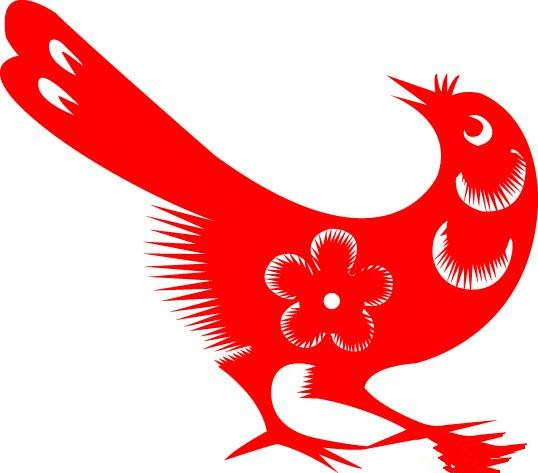
#> input picture datas/paper_cutjpg.jpg, 538 x 473 px
$ jupyter execute '61-轮廓.ipynb'   (shell and % lines are left out)   (older library calls are emulated)
#> lines starting #> are read from the running program, lines starting #| are printed output that depends on the picture; after the words box and inside, x2 and y2 are one past the last pixel; in counts of white or black regions, pixels touching at a corner belong together; long printed decimals are rounded
# 什么是轮廓?

轮廓可以简单地解释为连接所有连续点（沿着边界），具有相同颜色或强度的曲线。 轮廓是形状分析和物体检测和识别的有用工具。

- 为了更好的准确性，使用二进制图像 所以在找到轮廓之前，应用阈值或canny边缘检测。
- findContours函数修改源图像。 所以如果你想要源图像，即使在找到轮廓之后，已经存储到一些其他的变量。
- 在OpenCV中，查找轮廓就像从黑色背景中找到白色物体。 所以记住，要找到的对象应该是白色的，背景应该是黑色的。
让我们看看如何找到二进制图像的轮廓：

[cell 1]
import numpy as np
import cv2
from scipy import ndimage
import matplotlib.pyplot as plt

[cell 2]
src = cv2.cvtColor(cv2.imread('../datas/paper_cutjpg.jpg'),cv2.COLOR_BGR2RGB)
imgray = cv2.imread('../datas/paper_cutjpg.jpg',0)
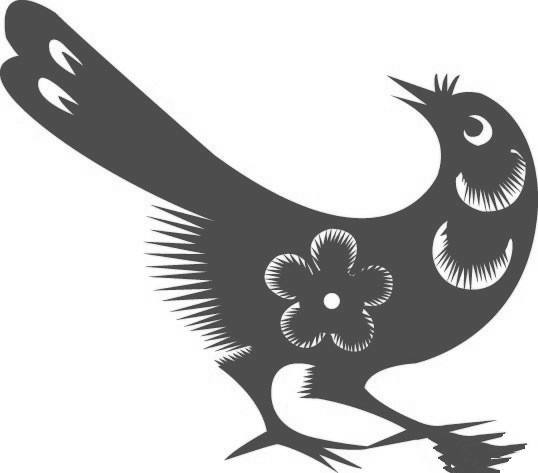
#> imgray: shape (473, 538); min 39, max 255, mean 192.8

[cell 3]
ret,thresh = cv2.threshold(imgray,127,255,0)
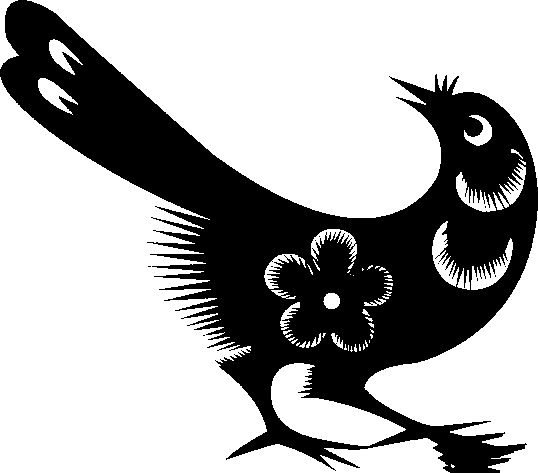
#> thresh: shape (473, 538); 66.3% white; 11 black regions (10 under 20 px)

[cell 4]
image, contours, hierarchy = cv2.findContours(thresh,cv2.RETR_TREE,cv2.CHAIN_APPROX_SIMPLE)
#> contours = 129 contours, 107 with area under 20; largest, box (x1, y1, x2, y2) and area: (0, 77, 450, 473) 70370, (27, 0, 538, 218) 67370, (364, 211, 538, 473) 16190, (271, 363, 406, 446) 4974, (432, 221, 459, 287) 655

[cell 5]
plt.imshow(image,'gray')

# 如何绘制轮廓?

要绘制轮廓，使用cv2.drawContours函数。 它也可以用来绘制任何形状，只要你有它的边界点。 它的第一个参数是源图像，第二个参数是应该作为Python列表传递的轮廓，第三个参数是轮廓的索引（在绘制单个轮廓时有用）绘制所有轮廓，传递-1），剩余的参数是颜色，厚度 等等

绘制图像中的所有轮廓：

img = cv2.drawContours(img, contours, -1, (0,255,0), 3)

绘制第4个轮廓

img = cv2.drawContours(img, contours, 3, (0,255,0), 3)

但大多数时候，下面的方法将是有用的：

cnt = contours[4]

img = cv2.drawContours(img, [cnt], 0, (0,255,0), 3)

最后两个方法是一样的，但是当你向前看时，你会看到最后一个更有用。

[cell 6]
img = cv2.drawContours(src, contours, -1, (0,255,0), 3)
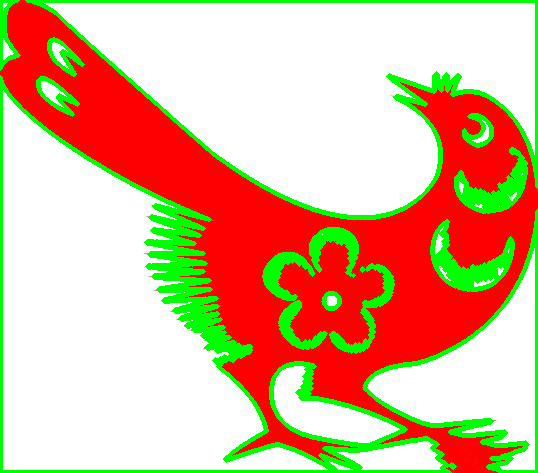
#> img: shape (473, 538, 3); mean R, G, B 218.6, 182.4, 147.9

[cell 7]
plt.imshow(img)

# 轮廓近似法

这是cv2.findContours函数的第三个参数。它实际上代表什么？

以上，我们告诉轮廓是具有相同强度的形状的边界。它存储形状边界的（x，y）坐标。但是它是否存储所有坐标？这是通过这种轮廓逼近法来规定的。

如果您通过cv2.CHAIN_APPROX_NONE，则会存储所有边界点。但实际上我们需要所有的要点吗？例如，您发现一条直线的轮廓。你需要在线上的所有点来表示这一行吗？不，我们只需要这条线的两个终点。这是cv2.CHAIN_APPROX_SIMPLE所做的。它删除所有冗余点并压缩轮廓，从而节省内存。

在矩形下面的图像展示了这种技术。在轮廓数组的所有坐标上绘制一个圆（用蓝色绘制）。第一张图片显示了我用cv2.CHAIN_APPROX_NONE（734分）得到的积分，第二张图像显示了cv2.CHAIN_APPROX_SIMPLE（只有4分）的图像。看，它节省多少内存！

[cell 8]
image, contours, hierarchy = cv2.findContours(thresh,cv2.RETR_TREE,cv2.CHAIN_APPROX_SIMPLE)
img = cv2.drawContours(src, contours, -1, (0,255,0), 3) # -1 表示绘制所有轮廓

[cell 9]
plt.imshow(img)

# 轮廓特征

## 1. Moments

Image moments 可以帮助您计算一些特征，如物体的质心，物体的面积等。查看Image Moments的维基百科页面

函数cv2.moments（）给出了计算的所有moment 值的字典。 见下文：

[cell 10]
ret,thresh = cv2.threshold(imgray,127,255,0)
image,contours,hierarchy = cv2.findContours(thresh, 1, 2)

[cell 11]
cnt = contours[0]
#> cnt = [[334, 470], [335, 469], [336, 470], [335, 471]]
M = cv2.moments(cnt)
#> M = moments, m00 2, centre m10/m00, m01/m00 = (335, 470)
print(M)
#> (printed output is left out)

从这moments，您可以提取有用的数据，如面积，质心等。质心由关系给出， $$C_x = \frac{M_{10}}{M_{00}} and C_y = \frac{M_{01}}{M_{00}}$$

[cell 12]
cx = int(M['m10']/M['m00'])
#> cx = 335
cy = int(M['m01']/M['m00'])
#> cy = 470
print(cx,cy)
#| 335 470

## 2. 轮廓区域

[cell 13]
area = cv2.contourArea(cnt)
#> area = 2
print(area)
#| 2.0

## 3. 轮廓周长

也称为弧长。 可以使用cv2.arcLength（）函数找到它。 第二个参数指定shape是封闭轮廓（如果通过True）或仅仅是曲线。

[cell 14]
perimeter = cv2.arcLength(cnt,True)
#> perimeter = 5.66
print(perimeter)
#| 5.657

$ run again, with datas/animal.jpg copied over datas/paper_cutjpg.jpg
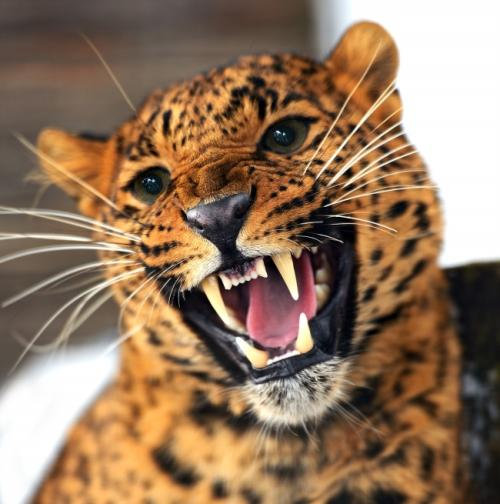
#> input picture datas/animal.jpg, 500 x 504 px
#> `ret,thresh = cv2.threshold(imgray,127,255,0)`:
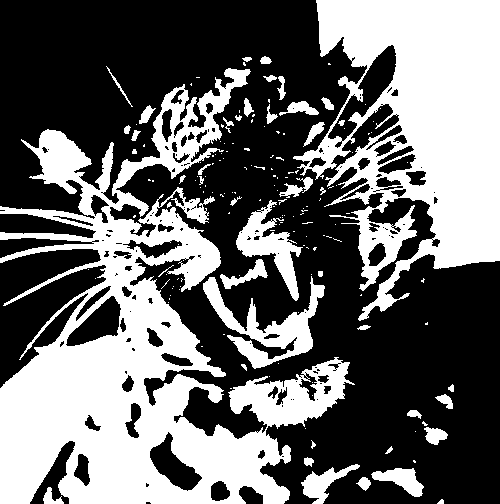
#> thresh: shape (504, 500); 41.5% white; 168 white regions (124 under 20 px)
#> contours = 364 contours, 268 with area under 20; largest, box (x1, y1, x2, y2) and area: (0, 68, 355, 504) 61782, (293, 0, 500, 321) 39286, (203, 276, 325, 369) 3290, (327, 44, 397, 142) 2136, (236, 200, 303, 301) 2126
#> `img = cv2.drawContours(src, contours, -1, (0,255,0), 3)`:
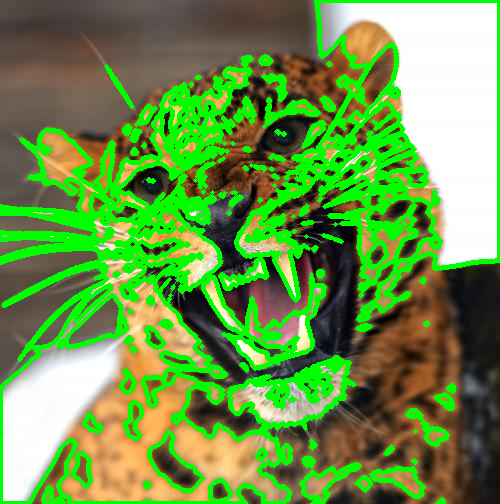
#> img: shape (504, 500, 3); mean R, G, B 106.7, 149.9, 73
#> cnt = [[441, 499], [437, 503], [443, 503], [443, 500], [442, 499]]
#> M = moments, m00 15.5, centre m10/m00, m01/m00 = (440.8, 501.4)
#> (printed output is left out)
#> cx = 440
#> cy = 501
#| 440 501
#> area = 15.5
#| 15.5
#> perimeter = 17.07
#| 17.071
